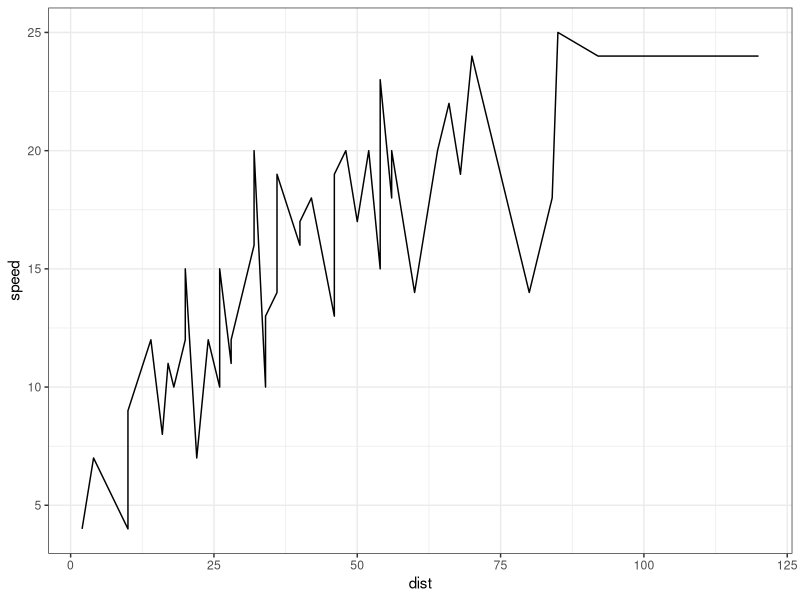

Source code (R):
## ---- chunk 1
summary(cars)
## ---- chunk 2
library(ggplot2)
ggplot(cars)+geom_line(aes(dist,speed))+theme_bw()
## ---- chunk 3
library(knitr)
kable(head(cars, 3), caption = "Exemple de tableau")
## ---- chunk 4
kable(head(cars, 3)/1000, 
      caption = "Exemple de tableau 2",  format="pandoc")
## ---- chunk 5
kable(head(cars, 3)/1000, digits=2,
      caption = "Exemple de tableau 3",  format="latex")
